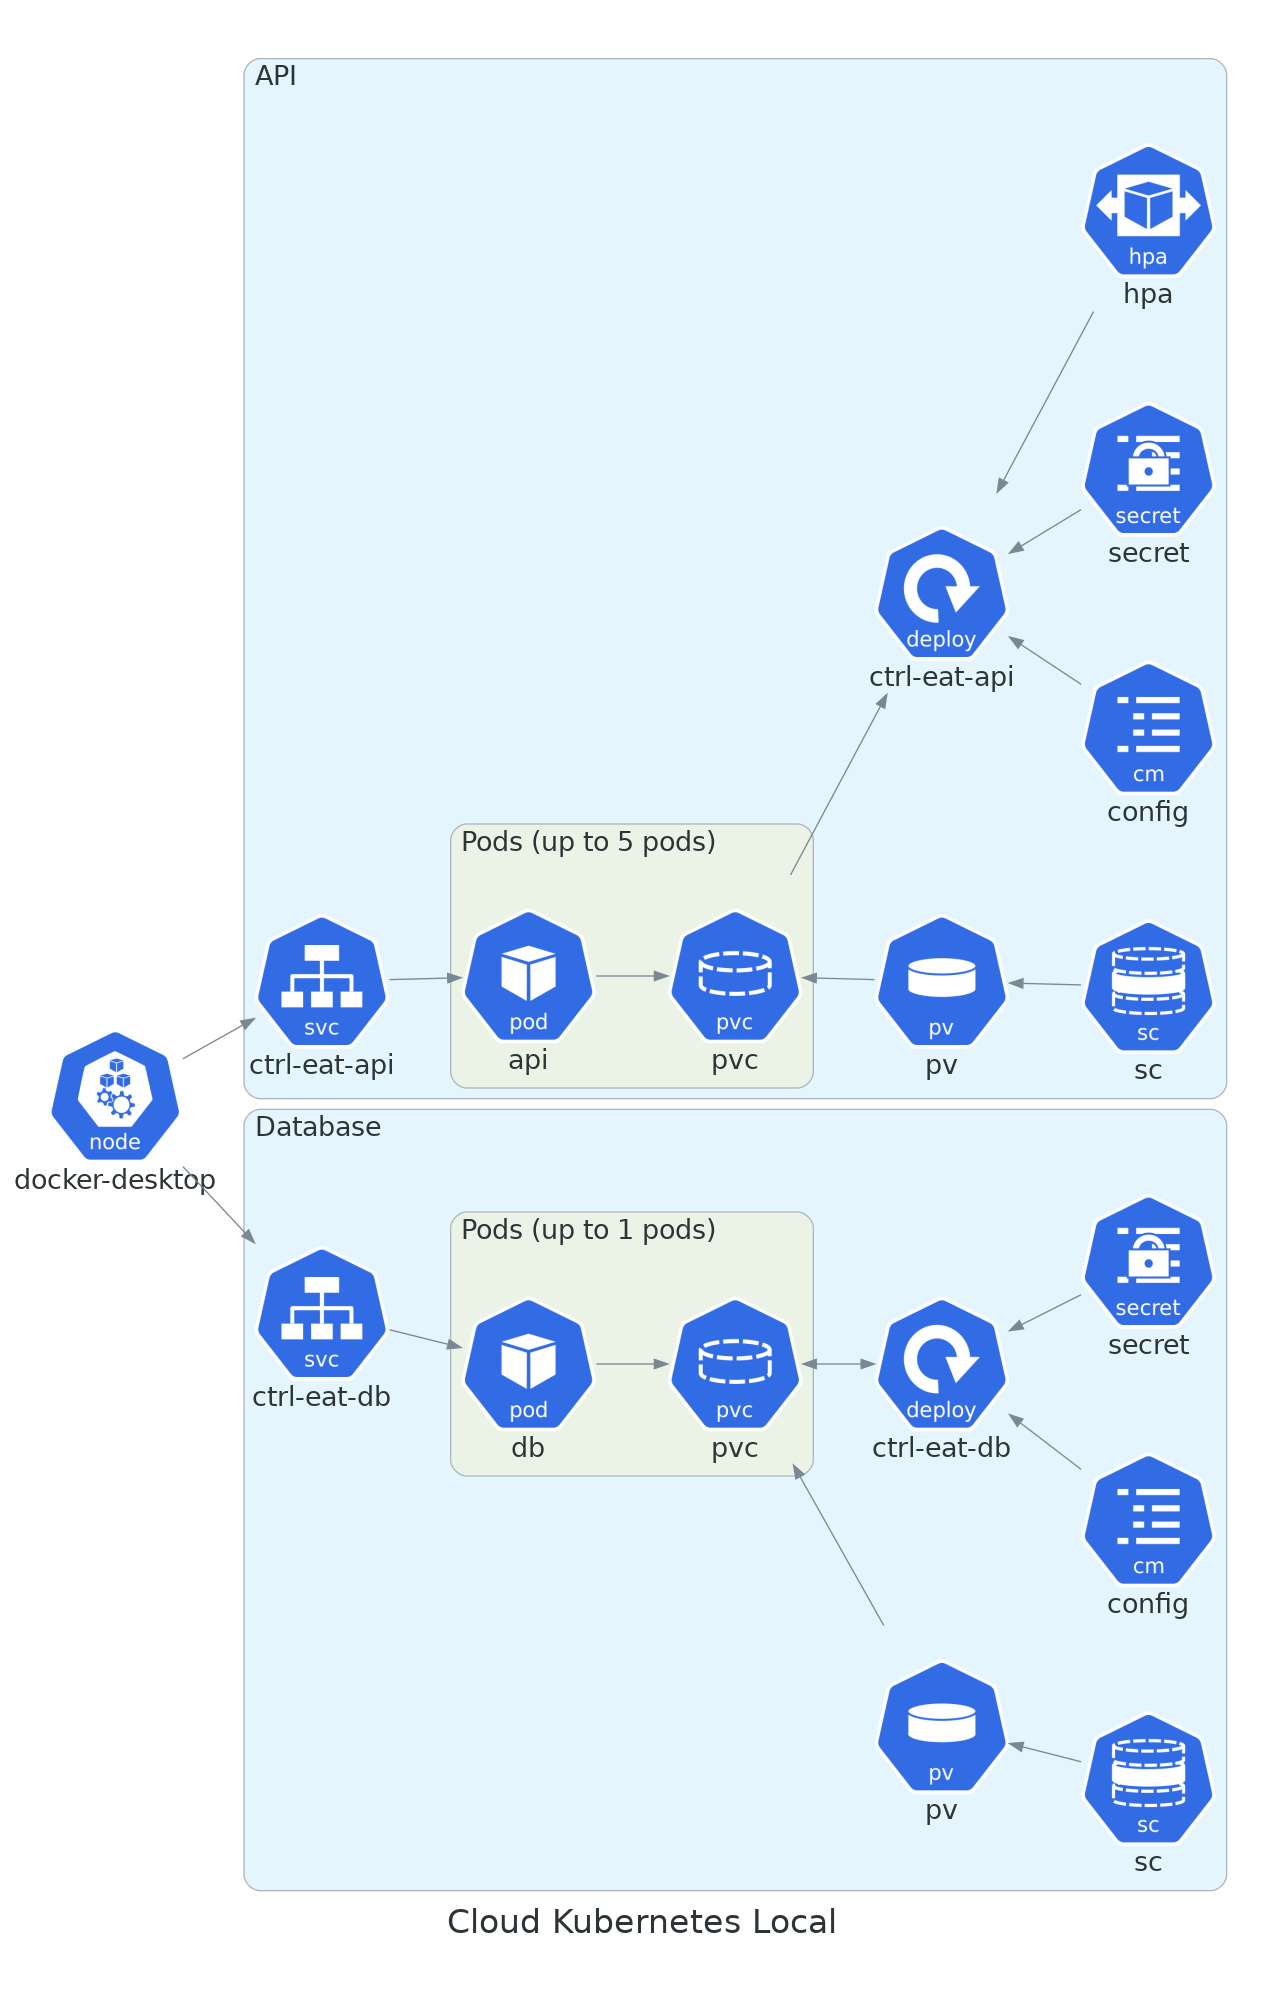

Write Python code to recreate this figure.
from diagrams import Cluster, Diagram, Edge
from diagrams.k8s.compute import Deploy as Deployment, Pod
from diagrams.k8s.network import Service
from diagrams.k8s.storage import PV, PVC, StorageClass
from diagrams.k8s.clusterconfig import HPA
from diagrams.k8s.podconfig import ConfigMap, Secret
from diagrams.k8s.infra import Node

diagram_attr = {
    "fontsize": "25",
    "bgcolor": "white",
    "pad": "0.5",
    "splines": "spline",
}

node_attr = {
    "fontsize": "20",
    "size": "5",
    "bgcolor": "white",
    "margin": "0.5",
    "height": "2.1",
    "pad": "1"
}

cluster_attr = {
    "fontsize": "20",
    "size": "5",
    "margin": "8",
    "pad": "2"
}

item_attr = {
    "fontsize": "20",
    "height": "2.1"
}

with Diagram("Cloud Kubernetes Local", show=False, graph_attr=diagram_attr):
    node = Node("docker-desktop", **node_attr)        

    with Cluster("API", graph_attr=cluster_attr):
        service = Service("ctrl-eat-api", **item_attr)
        pv = PV("pv", **item_attr)
        sc = StorageClass("sc", **item_attr)

        node >> service

        pods = []

        with Cluster("Pods (up to 5 pods)", graph_attr=cluster_attr):
            for _ in range(1):
                pod = Pod("api", **item_attr)
                pvc = PVC("pvc", **item_attr)
                pods.append(service >> pod >> pvc)
        
        pods << pv << sc

        deployment = Deployment("ctrl-eat-api", **item_attr)
        config = ConfigMap("config", **item_attr)
        secret = Secret("secret", **item_attr)
        hpa = HPA("hpa", **item_attr)

        deployment << config
        deployment << secret

        deployment << hpa

        pods >> deployment

    with Cluster("Database", graph_attr=cluster_attr):
        service = Service("ctrl-eat-db", **item_attr)
        pv = PV("pv", **item_attr)
        sc = StorageClass("sc", **item_attr)

        node >> service

        pods = []

        with Cluster("Pods (up to 1 pods)", graph_attr=cluster_attr):
            for _ in range(1):
                pod = Pod("db", **item_attr)
                pvc = PVC("pvc", **item_attr)
                pods.append(service >> pod >> pvc)
        
        pods << pv << sc

        deployment = Deployment("ctrl-eat-db", **item_attr)
        config = ConfigMap("config", **item_attr)
        secret = Secret("secret", **item_attr)

        deployment << config
        deployment << secret

        pods >> Edge(label="") << deployment
